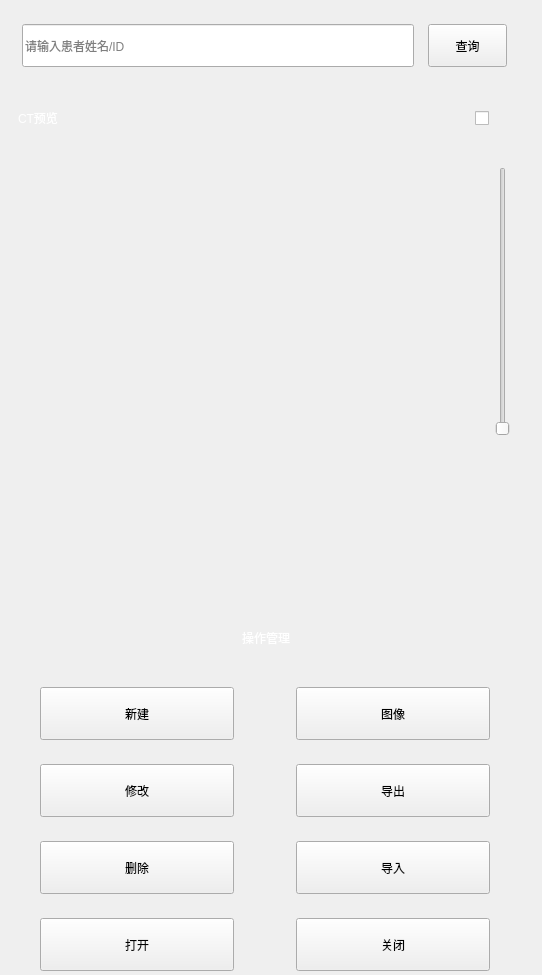
<?xml version="1.0" encoding="UTF-8"?>
<ui version="4.0">
 <class>CaseManageControl</class>
 <widget class="QWidget" name="CaseManageControl">
  <property name="geometry">
   <rect>
    <x>0</x>
    <y>0</y>
    <width>542</width>
    <height>975</height>
   </rect>
  </property>
  <property name="minimumSize">
   <size>
    <width>542</width>
    <height>0</height>
   </size>
  </property>
  <property name="maximumSize">
   <size>
    <width>542</width>
    <height>975</height>
   </size>
  </property>
  <property name="windowTitle">
   <string>Form</string>
  </property>
  <property name="autoFillBackground">
   <bool>false</bool>
  </property>
  <property name="styleSheet">
   <string notr="true">QLabel{
color:white;
}
QPushButton{
color:black;
}</string>
  </property>
  <layout class="QVBoxLayout" name="verticalLayout_3">
   <property name="spacing">
    <number>0</number>
   </property>
   <property name="leftMargin">
    <number>0</number>
   </property>
   <property name="topMargin">
    <number>0</number>
   </property>
   <property name="rightMargin">
    <number>0</number>
   </property>
   <property name="bottomMargin">
    <number>0</number>
   </property>
   <item>
    <widget class="QWidget" name="widget_9" native="true">
     <property name="styleSheet">
      <string notr="true"/>
     </property>
     <layout class="QVBoxLayout" name="verticalLayout_7">
      <property name="spacing">
       <number>5</number>
      </property>
      <property name="leftMargin">
       <number>0</number>
      </property>
      <property name="topMargin">
       <number>0</number>
      </property>
      <property name="rightMargin">
       <number>10</number>
      </property>
      <property name="bottomMargin">
       <number>0</number>
      </property>
      <item>
       <widget class="QWidget" name="widget_3" native="true">
        <property name="sizePolicy">
         <sizepolicy hsizetype="Preferred" vsizetype="Preferred">
          <horstretch>0</horstretch>
          <verstretch>0</verstretch>
         </sizepolicy>
        </property>
        <property name="minimumSize">
         <size>
          <width>0</width>
          <height>91</height>
         </size>
        </property>
        <property name="maximumSize">
         <size>
          <width>16777215</width>
          <height>91</height>
         </size>
        </property>
        <layout class="QHBoxLayout" name="horizontalLayout_3">
         <property name="spacing">
          <number>14</number>
         </property>
         <property name="leftMargin">
          <number>22</number>
         </property>
         <property name="topMargin">
          <number>24</number>
         </property>
         <property name="rightMargin">
          <number>25</number>
         </property>
         <property name="bottomMargin">
          <number>24</number>
         </property>
         <item>
          <widget class="QLineEdit" name="lineEdit_search">
           <property name="minimumSize">
            <size>
             <width>0</width>
             <height>43</height>
            </size>
           </property>
           <property name="maximumSize">
            <size>
             <width>16777215</width>
             <height>43</height>
            </size>
           </property>
           <property name="text">
            <string/>
           </property>
           <property name="placeholderText">
            <string>请输入患者姓名/ID</string>
           </property>
          </widget>
         </item>
         <item>
          <widget class="QPushButton" name="pushButton_search">
           <property name="minimumSize">
            <size>
             <width>79</width>
             <height>43</height>
            </size>
           </property>
           <property name="maximumSize">
            <size>
             <width>79</width>
             <height>43</height>
            </size>
           </property>
           <property name="text">
            <string>查询</string>
           </property>
          </widget>
         </item>
        </layout>
       </widget>
      </item>
      <item>
       <widget class="QWidget" name="widget_8" native="true">
        <layout class="QVBoxLayout" name="verticalLayout">
         <property name="spacing">
          <number>0</number>
         </property>
         <property name="leftMargin">
          <number>0</number>
         </property>
         <property name="topMargin">
          <number>0</number>
         </property>
         <property name="rightMargin">
          <number>0</number>
         </property>
         <property name="bottomMargin">
          <number>0</number>
         </property>
         <item>
          <widget class="QWidget" name="widget_2" native="true">
           <property name="styleSheet">
            <string notr="true"/>
           </property>
           <layout class="QVBoxLayout" name="verticalLayout_4">
            <property name="spacing">
             <number>0</number>
            </property>
            <property name="leftMargin">
             <number>0</number>
            </property>
            <property name="topMargin">
             <number>0</number>
            </property>
            <property name="rightMargin">
             <number>0</number>
            </property>
            <property name="bottomMargin">
             <number>0</number>
            </property>
            <item>
             <widget class="QWidget" name="widget_4" native="true">
              <property name="styleSheet">
               <string notr="true"/>
              </property>
              <layout class="QVBoxLayout" name="verticalLayout_6">
               <property name="spacing">
                <number>0</number>
               </property>
               <property name="leftMargin">
                <number>0</number>
               </property>
               <property name="topMargin">
                <number>0</number>
               </property>
               <property name="rightMargin">
                <number>0</number>
               </property>
               <property name="bottomMargin">
                <number>0</number>
               </property>
               <item>
                <widget class="QWidget" name="widget_7" native="true">
                 <layout class="QVBoxLayout" name="verticalLayout_5">
                  <property name="spacing">
                   <number>0</number>
                  </property>
                  <property name="leftMargin">
                   <number>0</number>
                  </property>
                  <property name="topMargin">
                   <number>0</number>
                  </property>
                  <property name="rightMargin">
                   <number>0</number>
                  </property>
                  <property name="bottomMargin">
                   <number>160</number>
                  </property>
                  <item>
                   <widget class="QWidget" name="widget" native="true">
                    <property name="minimumSize">
                     <size>
                      <width>0</width>
                      <height>43</height>
                     </size>
                    </property>
                    <property name="maximumSize">
                     <size>
                      <width>16777215</width>
                      <height>43</height>
                     </size>
                    </property>
                    <property name="autoFillBackground">
                     <bool>false</bool>
                    </property>
                    <property name="styleSheet">
                     <string notr="true"/>
                    </property>
                    <layout class="QHBoxLayout" name="horizontalLayout_2">
                     <property name="leftMargin">
                      <number>18</number>
                     </property>
                     <item>
                      <widget class="QLabel" name="label">
                       <property name="autoFillBackground">
                        <bool>false</bool>
                       </property>
                       <property name="text">
                        <string>CT预览</string>
                       </property>
                      </widget>
                     </item>
                     <item>
                      <widget class="CheckBox" name="checkBox_previewDicom">
                       <property name="minimumSize">
                        <size>
                         <width>48</width>
                         <height>24</height>
                        </size>
                       </property>
                       <property name="maximumSize">
                        <size>
                         <width>47</width>
                         <height>23</height>
                        </size>
                       </property>
                       <property name="autoFillBackground">
                        <bool>false</bool>
                       </property>
                       <property name="text">
                        <string/>
                       </property>
                      </widget>
                     </item>
                    </layout>
                   </widget>
                  </item>
                  <item>
                   <widget class="QWidget" name="widget_5" native="true">
                    <layout class="QHBoxLayout" name="horizontalLayout">
                     <property name="spacing">
                      <number>18</number>
                     </property>
                     <property name="leftMargin">
                      <number>18</number>
                     </property>
                     <property name="topMargin">
                      <number>28</number>
                     </property>
                     <property name="rightMargin">
                      <number>15</number>
                     </property>
                     <property name="bottomMargin">
                      <number>0</number>
                     </property>
                     <item>
                      <widget class="QVTKOpenGLNativeWidget" name="widget_dicomWidget" native="true">
                       <property name="minimumSize">
                        <size>
                         <width>0</width>
                         <height>269</height>
                        </size>
                       </property>
                       <property name="maximumSize">
                        <size>
                         <width>16777215</width>
                         <height>269</height>
                        </size>
                       </property>
                      </widget>
                     </item>
                     <item>
                      <widget class="QSlider" name="verticalSlider_slice">
                       <property name="sizePolicy">
                        <sizepolicy hsizetype="Fixed" vsizetype="Preferred">
                         <horstretch>0</horstretch>
                         <verstretch>0</verstretch>
                        </sizepolicy>
                       </property>
                       <property name="minimumSize">
                        <size>
                         <width>28</width>
                         <height>0</height>
                        </size>
                       </property>
                       <property name="maximumSize">
                        <size>
                         <width>28</width>
                         <height>16777215</height>
                        </size>
                       </property>
                       <property name="orientation">
                        <enum>Qt::Vertical</enum>
                       </property>
                      </widget>
                     </item>
                    </layout>
                   </widget>
                  </item>
                 </layout>
                </widget>
               </item>
               <item>
                <spacer name="verticalSpacer">
                 <property name="orientation">
                  <enum>Qt::Vertical</enum>
                 </property>
                 <property name="sizeType">
                  <enum>QSizePolicy::Fixed</enum>
                 </property>
                 <property name="sizeHint" stdset="0">
                  <size>
                   <width>20</width>
                   <height>17</height>
                  </size>
                 </property>
                </spacer>
               </item>
               <item>
                <widget class="QWidget" name="widget_6" native="true">
                 <property name="styleSheet">
                  <string notr="true"/>
                 </property>
                 <layout class="QVBoxLayout" name="verticalLayout_2">
                  <property name="spacing">
                   <number>0</number>
                  </property>
                  <property name="leftMargin">
                   <number>0</number>
                  </property>
                  <property name="topMargin">
                   <number>0</number>
                  </property>
                  <property name="rightMargin">
                   <number>0</number>
                  </property>
                  <property name="bottomMargin">
                   <number>0</number>
                  </property>
                  <item>
                   <widget class="QLabel" name="label_2">
                    <property name="minimumSize">
                     <size>
                      <width>0</width>
                      <height>43</height>
                     </size>
                    </property>
                    <property name="maximumSize">
                     <size>
                      <width>16777215</width>
                      <height>43</height>
                     </size>
                    </property>
                    <property name="text">
                     <string>操作管理</string>
                    </property>
                    <property name="alignment">
                     <set>Qt::AlignCenter</set>
                    </property>
                   </widget>
                  </item>
                  <item>
                   <layout class="QGridLayout" name="gridLayout">
                    <property name="topMargin">
                     <number>25</number>
                    </property>
                    <property name="horizontalSpacing">
                     <number>22</number>
                    </property>
                    <property name="verticalSpacing">
                     <number>24</number>
                    </property>
                    <item row="0" column="0">
                     <widget class="QPushButton" name="cb_new">
                      <property name="minimumSize">
                       <size>
                        <width>194</width>
                        <height>53</height>
                       </size>
                      </property>
                      <property name="maximumSize">
                       <size>
                        <width>194</width>
                        <height>53</height>
                       </size>
                      </property>
                      <property name="styleSheet">
                       <string notr="true"/>
                      </property>
                      <property name="text">
                       <string>新建</string>
                      </property>
                      <property name="icon">
                       <iconset>
                        <normaloff>.</normaloff>
                        <disabledoff>.</disabledoff>.</iconset>
                      </property>
                      <property name="iconSize">
                       <size>
                        <width>22</width>
                        <height>22</height>
                       </size>
                      </property>
                      <property name="class" stdset="0">
                       <string>LinearColorButton</string>
                      </property>
                      <property name="TextSize" stdset="0">
                       <string>20</string>
                      </property>
                     </widget>
                    </item>
                    <item row="0" column="1">
                     <widget class="QPushButton" name="pushButton_image">
                      <property name="minimumSize">
                       <size>
                        <width>194</width>
                        <height>53</height>
                       </size>
                      </property>
                      <property name="maximumSize">
                       <size>
                        <width>194</width>
                        <height>16777215</height>
                       </size>
                      </property>
                      <property name="text">
                       <string>图像</string>
                      </property>
                      <property name="icon">
                       <iconset>
                        <normaloff>.</normaloff>
                        <disabledoff>.</disabledoff>.</iconset>
                      </property>
                      <property name="iconSize">
                       <size>
                        <width>22</width>
                        <height>22</height>
                       </size>
                      </property>
                      <property name="class" stdset="0">
                       <string>LinearColorButton</string>
                      </property>
                      <property name="TextSize" stdset="0">
                       <string>20</string>
                      </property>
                     </widget>
                    </item>
                    <item row="1" column="0">
                     <widget class="QPushButton" name="cb_modi">
                      <property name="minimumSize">
                       <size>
                        <width>194</width>
                        <height>53</height>
                       </size>
                      </property>
                      <property name="maximumSize">
                       <size>
                        <width>194</width>
                        <height>53</height>
                       </size>
                      </property>
                      <property name="text">
                       <string>修改</string>
                      </property>
                      <property name="icon">
                       <iconset>
                        <normaloff>.</normaloff>
                        <disabledoff>.</disabledoff>.</iconset>
                      </property>
                      <property name="iconSize">
                       <size>
                        <width>22</width>
                        <height>22</height>
                       </size>
                      </property>
                      <property name="class" stdset="0">
                       <string>LinearColorButton</string>
                      </property>
                      <property name="TextSize" stdset="0">
                       <string>20</string>
                      </property>
                     </widget>
                    </item>
                    <item row="1" column="1">
                     <widget class="QPushButton" name="cb_export">
                      <property name="minimumSize">
                       <size>
                        <width>194</width>
                        <height>53</height>
                       </size>
                      </property>
                      <property name="maximumSize">
                       <size>
                        <width>194</width>
                        <height>53</height>
                       </size>
                      </property>
                      <property name="text">
                       <string>导出</string>
                      </property>
                      <property name="icon">
                       <iconset>
                        <normaloff>.</normaloff>
                        <disabledoff>.</disabledoff>.</iconset>
                      </property>
                      <property name="iconSize">
                       <size>
                        <width>22</width>
                        <height>22</height>
                       </size>
                      </property>
                      <property name="class" stdset="0">
                       <string>LinearColorButton</string>
                      </property>
                      <property name="TextSize" stdset="0">
                       <string>20</string>
                      </property>
                     </widget>
                    </item>
                    <item row="2" column="0">
                     <widget class="QPushButton" name="cb_del">
                      <property name="minimumSize">
                       <size>
                        <width>194</width>
                        <height>53</height>
                       </size>
                      </property>
                      <property name="maximumSize">
                       <size>
                        <width>194</width>
                        <height>53</height>
                       </size>
                      </property>
                      <property name="text">
                       <string>删除</string>
                      </property>
                      <property name="icon">
                       <iconset>
                        <normaloff>.</normaloff>
                        <disabledoff>.</disabledoff>.</iconset>
                      </property>
                      <property name="iconSize">
                       <size>
                        <width>22</width>
                        <height>22</height>
                       </size>
                      </property>
                      <property name="class" stdset="0">
                       <string>LinearColorButton</string>
                      </property>
                      <property name="TextSize" stdset="0">
                       <string>20</string>
                      </property>
                     </widget>
                    </item>
                    <item row="2" column="1">
                     <widget class="QPushButton" name="cb_import">
                      <property name="minimumSize">
                       <size>
                        <width>194</width>
                        <height>53</height>
                       </size>
                      </property>
                      <property name="maximumSize">
                       <size>
                        <width>194</width>
                        <height>53</height>
                       </size>
                      </property>
                      <property name="text">
                       <string>导入</string>
                      </property>
                      <property name="icon">
                       <iconset>
                        <normaloff>.</normaloff>
                        <disabledoff>.</disabledoff>.</iconset>
                      </property>
                      <property name="iconSize">
                       <size>
                        <width>22</width>
                        <height>22</height>
                       </size>
                      </property>
                      <property name="class" stdset="0">
                       <string>LinearColorButton</string>
                      </property>
                      <property name="TextSize" stdset="0">
                       <string>20</string>
                      </property>
                     </widget>
                    </item>
                    <item row="3" column="0">
                     <widget class="QPushButton" name="cb_open">
                      <property name="minimumSize">
                       <size>
                        <width>194</width>
                        <height>53</height>
                       </size>
                      </property>
                      <property name="maximumSize">
                       <size>
                        <width>194</width>
                        <height>53</height>
                       </size>
                      </property>
                      <property name="text">
                       <string>打开</string>
                      </property>
                      <property name="icon">
                       <iconset>
                        <normaloff>.</normaloff>
                        <disabledoff>.</disabledoff>.</iconset>
                      </property>
                      <property name="iconSize">
                       <size>
                        <width>22</width>
                        <height>22</height>
                       </size>
                      </property>
                      <property name="class" stdset="0">
                       <string>LinearColorButton</string>
                      </property>
                      <property name="TextSize" stdset="0">
                       <string>20</string>
                      </property>
                     </widget>
                    </item>
                    <item row="3" column="1">
                     <widget class="QPushButton" name="cb_close">
                      <property name="minimumSize">
                       <size>
                        <width>194</width>
                        <height>53</height>
                       </size>
                      </property>
                      <property name="maximumSize">
                       <size>
                        <width>194</width>
                        <height>53</height>
                       </size>
                      </property>
                      <property name="text">
                       <string>关闭</string>
                      </property>
                      <property name="icon">
                       <iconset>
                        <normaloff>.</normaloff>
                        <disabledoff>.</disabledoff>.</iconset>
                      </property>
                      <property name="iconSize">
                       <size>
                        <width>22</width>
                        <height>22</height>
                       </size>
                      </property>
                      <property name="class" stdset="0">
                       <string>LinearColorButton</string>
                      </property>
                      <property name="TextSize" stdset="0">
                       <string>20</string>
                      </property>
                     </widget>
                    </item>
                   </layout>
                  </item>
                 </layout>
                </widget>
               </item>
              </layout>
             </widget>
            </item>
           </layout>
          </widget>
         </item>
        </layout>
       </widget>
      </item>
     </layout>
    </widget>
   </item>
  </layout>
 </widget>
 <customwidgets>
  <customwidget>
   <class>CheckBox</class>
   <extends>QCheckBox</extends>
   <header>checkbox.h</header>
  </customwidget>
  <customwidget>
   <class>QVTKOpenGLNativeWidget</class>
   <extends>QWidget</extends>
   <header>qvtkopenglnativewidget.h</header>
  </customwidget>
 </customwidgets>
 <resources>
  <include location="../qr.qrc"/>
 </resources>
 <connections/>
</ui>
